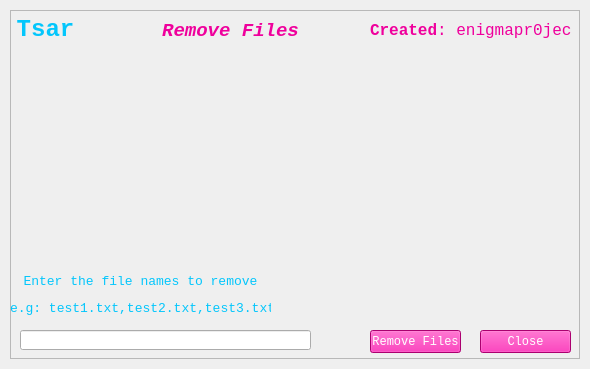
<?xml version="1.0" encoding="UTF-8"?>
<ui version="4.0">
 <class>removeFilesGUI</class>
 <widget class="QMainWindow" name="removeFilesGUI">
  <property name="geometry">
   <rect>
    <x>0</x>
    <y>0</y>
    <width>590</width>
    <height>369</height>
   </rect>
  </property>
  <property name="windowTitle">
   <string>Tsar</string>
  </property>
  <property name="windowIcon">
   <iconset>
    <normaloff>iconfile.ico</normaloff>iconfile.ico</iconset>
  </property>
  <widget class="QWidget" name="centralwidget">
   <layout class="QVBoxLayout" name="verticalLayout">
    <property name="spacing">
     <number>0</number>
    </property>
    <property name="leftMargin">
     <number>10</number>
    </property>
    <property name="topMargin">
     <number>10</number>
    </property>
    <property name="rightMargin">
     <number>10</number>
    </property>
    <property name="bottomMargin">
     <number>10</number>
    </property>
    <item>
     <widget class="QFrame" name="dropShadowFrame">
      <property name="styleSheet">
       <string notr="true">QFrame {	
	background-color: rgba(255, 255, 255, .15);  
}</string>
      </property>
      <property name="frameShape">
       <enum>QFrame::StyledPanel</enum>
      </property>
      <property name="frameShadow">
       <enum>QFrame::Raised</enum>
      </property>
      <widget class="QLabel" name="label_title">
       <property name="geometry">
        <rect>
         <x>-10</x>
         <y>-10</y>
         <width>91</width>
         <height>61</height>
        </rect>
       </property>
       <property name="font">
        <font>
         <family>Consolas</family>
         <pointsize>40</pointsize>
        </font>
       </property>
       <property name="styleSheet">
        <string notr="true">color: rgb(3, 198, 252);
background-color: rgba(255, 255, 255, 0); </string>
       </property>
       <property name="text">
        <string>&lt;html&gt;&lt;head/&gt;&lt;body&gt;&lt;p&gt;&lt;span style=&quot; font-size:18pt; font-weight:600;&quot;&gt;Tsar&lt;/span&gt;&lt;/p&gt;&lt;/body&gt;&lt;/html&gt;</string>
       </property>
       <property name="alignment">
        <set>Qt::AlignCenter</set>
       </property>
      </widget>
      <widget class="QLabel" name="label_credits">
       <property name="geometry">
        <rect>
         <x>360</x>
         <y>0</y>
         <width>201</width>
         <height>41</height>
        </rect>
       </property>
       <property name="font">
        <font>
         <family>Consolas</family>
         <pointsize>40</pointsize>
        </font>
       </property>
       <property name="styleSheet">
        <string notr="true">color: rgba(239, 0, 156, 255);
background-color: rgba(255, 255, 255, 0); </string>
       </property>
       <property name="text">
        <string>&lt;html&gt;&lt;head/&gt;&lt;body&gt;&lt;p&gt;&lt;span style=&quot; font-size:12pt; font-weight:600;&quot;&gt;Created&lt;/span&gt;&lt;span style=&quot; font-size:12pt;&quot;&gt;: enigmapr0ject&lt;/span&gt;&lt;/p&gt;&lt;/body&gt;&lt;/html&gt;</string>
       </property>
       <property name="alignment">
        <set>Qt::AlignRight|Qt::AlignTrailing|Qt::AlignVCenter</set>
       </property>
      </widget>
      <widget class="QLabel" name="label_credits_3">
       <property name="geometry">
        <rect>
         <x>150</x>
         <y>10</y>
         <width>141</width>
         <height>21</height>
        </rect>
       </property>
       <property name="font">
        <font>
         <family>Consolas</family>
         <pointsize>10</pointsize>
        </font>
       </property>
       <property name="styleSheet">
        <string notr="true">color: rgba(239, 0, 156, 255);
background-color: rgba(255, 255, 255, 0); </string>
       </property>
       <property name="text">
        <string>&lt;html&gt;&lt;head/&gt;&lt;body&gt;&lt;p align=&quot;center&quot;&gt;&lt;span style=&quot; font-size:14pt; font-weight:600; font-style:italic;&quot;&gt;Remove Files&lt;/span&gt;&lt;/p&gt;&lt;/body&gt;&lt;/html&gt;</string>
       </property>
       <property name="alignment">
        <set>Qt::AlignLeading|Qt::AlignLeft|Qt::AlignVCenter</set>
       </property>
      </widget>
      <widget class="QPushButton" name="closeButton">
       <property name="geometry">
        <rect>
         <x>470</x>
         <y>320</y>
         <width>91</width>
         <height>23</height>
        </rect>
       </property>
       <property name="font">
        <font>
         <family>Consolas</family>
        </font>
       </property>
       <property name="styleSheet">
        <string notr="true">color: rgba(255, 255, 255, 255);
background-color: rgba(239, 0, 156, 255);</string>
       </property>
       <property name="text">
        <string>Close</string>
       </property>
      </widget>
      <widget class="QLabel" name="response">
       <property name="geometry">
        <rect>
         <x>230</x>
         <y>210</y>
         <width>181</width>
         <height>41</height>
        </rect>
       </property>
       <property name="font">
        <font>
         <family>Consolas</family>
         <pointsize>10</pointsize>
        </font>
       </property>
       <property name="styleSheet">
        <string notr="true">color: rgba(239, 0, 156, 255);
background-color: rgba(255, 255, 255, 0); </string>
       </property>
       <property name="text">
        <string>&lt;html&gt;&lt;head/&gt;&lt;body&gt;&lt;p&gt;&lt;br/&gt;&lt;/p&gt;&lt;/body&gt;&lt;/html&gt;</string>
       </property>
       <property name="alignment">
        <set>Qt::AlignLeading|Qt::AlignLeft|Qt::AlignVCenter</set>
       </property>
      </widget>
      <widget class="QLabel" name="feedback">
       <property name="geometry">
        <rect>
         <x>320</x>
         <y>50</y>
         <width>231</width>
         <height>181</height>
        </rect>
       </property>
       <property name="font">
        <font>
         <family>Consolas</family>
         <pointsize>10</pointsize>
        </font>
       </property>
       <property name="styleSheet">
        <string notr="true">color: rgba(3, 198, 252, 255);
background-color: rgba(255, 255, 255, 0); </string>
       </property>
       <property name="text">
        <string>&lt;html&gt;&lt;head/&gt;&lt;body&gt;&lt;p&gt;&lt;br/&gt;&lt;/p&gt;&lt;/body&gt;&lt;/html&gt;</string>
       </property>
       <property name="alignment">
        <set>Qt::AlignLeading|Qt::AlignLeft|Qt::AlignVCenter</set>
       </property>
      </widget>
      <widget class="QPushButton" name="removeAllFiles">
       <property name="geometry">
        <rect>
         <x>360</x>
         <y>320</y>
         <width>91</width>
         <height>23</height>
        </rect>
       </property>
       <property name="font">
        <font>
         <family>Consolas</family>
        </font>
       </property>
       <property name="styleSheet">
        <string notr="true">color: rgba(255, 255, 255, 255);
background-color: rgba(239, 0, 156, 255);</string>
       </property>
       <property name="text">
        <string>Remove Files</string>
       </property>
      </widget>
      <widget class="QLabel" name="contentsLabel">
       <property name="geometry">
        <rect>
         <x>10</x>
         <y>50</y>
         <width>301</width>
         <height>181</height>
        </rect>
       </property>
       <property name="font">
        <font>
         <family>Consolas</family>
         <pointsize>10</pointsize>
        </font>
       </property>
       <property name="styleSheet">
        <string notr="true">color: rgba(3, 198, 252, 255);
background-color: rgba(255, 255, 255, 0); </string>
       </property>
       <property name="text">
        <string>&lt;html&gt;&lt;head/&gt;&lt;body&gt;&lt;p&gt;&lt;br/&gt;&lt;/p&gt;&lt;/body&gt;&lt;/html&gt;</string>
       </property>
       <property name="alignment">
        <set>Qt::AlignLeading|Qt::AlignLeft|Qt::AlignVCenter</set>
       </property>
      </widget>
      <widget class="QLineEdit" name="filelist">
       <property name="geometry">
        <rect>
         <x>10</x>
         <y>320</y>
         <width>291</width>
         <height>20</height>
        </rect>
       </property>
      </widget>
      <widget class="QLabel" name="label_credits_4">
       <property name="geometry">
        <rect>
         <x>0</x>
         <y>260</y>
         <width>261</width>
         <height>51</height>
        </rect>
       </property>
       <property name="font">
        <font>
         <family>Consolas</family>
         <pointsize>10</pointsize>
        </font>
       </property>
       <property name="styleSheet">
        <string notr="true">color: rgb(3, 198, 252);
background-color: rgba(255, 255, 255, 0); </string>
       </property>
       <property name="text">
        <string>&lt;html&gt;&lt;head/&gt;&lt;body&gt;&lt;p align=&quot;center&quot;&gt;Enter the file names to remove&lt;/p&gt;&lt;p align=&quot;center&quot;&gt;e.g: test1.txt,test2.txt,test3.txt&lt;/p&gt;&lt;/body&gt;&lt;/html&gt;</string>
       </property>
       <property name="alignment">
        <set>Qt::AlignLeading|Qt::AlignLeft|Qt::AlignVCenter</set>
       </property>
      </widget>
     </widget>
    </item>
   </layout>
  </widget>
 </widget>
 <resources>
  <include location="assets.qrc"/>
 </resources>
 <connections/>
</ui>
